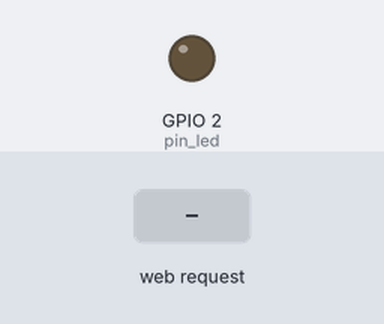
Recording of a sketch running on a simulated ESP8266 (NodeMCU). On the bench: output pins drawn as LEDs (lit = HIGH). Inputs (shaded band) come from the test bench. WiFi joins after 1.5 s; servers stay silent unless stated; storage starts empty; what the sketch prints to the serial monitor is not drawn.

Above: at 2.7 s.
2.8 s: HTTP request GET /ledstate received
At 3.5 s:
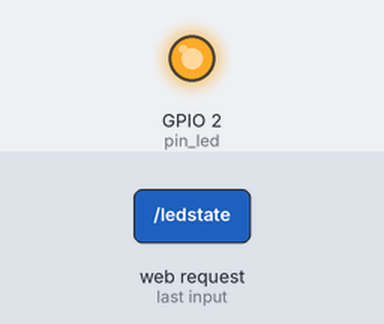
Timing chart, 0 to 5.8 s (numbered marks = the images above; inputs shaded):
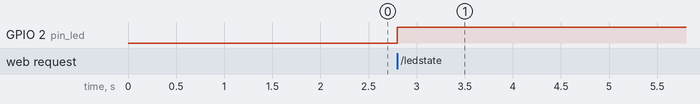

The sketch:

EP24_upload_file_to_SPIFFS__1_.ino
```cpp
// (licence header left out)
#include <ESP8266WiFi.h>
#include <ESP8266WebServer.h>
#include <FS.h>

ESP8266WebServer server;
uint8_t pin_led = 2;
char* ssid = "your ssid";
char* password = "your password";

void setup()
{
  SPIFFS.begin();
  pinMode(pin_led, OUTPUT);
  WiFi.begin(ssid,password);
  Serial.begin(115200);
  while(WiFi.status()!=WL_CONNECTED)
  {
    Serial.print(".");
    delay(500);
  }
  Serial.println("");
  Serial.print("IP Address: ");
  Serial.println(WiFi.localIP());

  server.on("/",serveIndexFile);
  server.on("/toggle_led.html",serveToggleLedFile);
  server.on("/ledstate",getLEDState);
  server.begin();
}

void loop()
{
  server.handleClient();
}

void serveIndexFile()
{
  File file = SPIFFS.open("/index.html","r");
  server.streamFile(file, "text/html");
  file.close();
}

void serveToggleLedFile()
{
  File file = SPIFFS.open("/toggle_led.html","r");
  server.streamFile(file, "text/html");
  file.close();
}

void toggleLED()
{
  digitalWrite(pin_led,!digitalRead(pin_led));
}

void getLEDState()
{
  toggleLED();
  String led_state = digitalRead(pin_led) ? "Off" : "on";
  server.send(200,"text/plain", led_state);
}
```

Measured:
- after the input at 2.8 s, GPIO 2 (pin_led): LOW → HIGH at once
